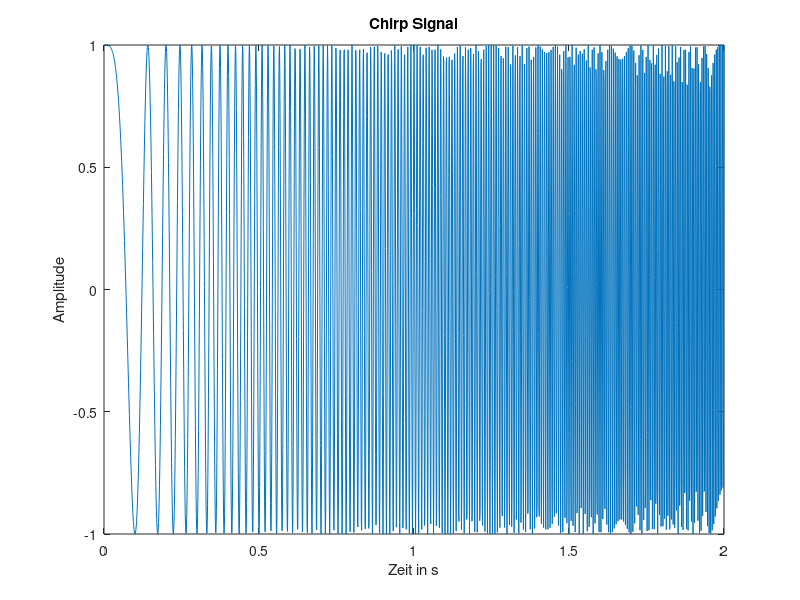

This figure's MATLAB source: (Note: this script raises an error after producing the figure.)
%% Aufgabe 1
t = 0:1/1e3:2;
signal = chirp(t,0,1,100);
figure(1);
plot(t,signal);
xlabel('Zeit in s');
ylabel('Amplitude');
title('Chirp Signal');

figure(2);
spectrogram(signal,hamming(256),250,256,1e3,'yaxis');
title('mit Hamming-Fenster');

figure(3);
spectrogram(signal,hamming(256),100,256,1e3,'yaxis');
title('mit Hamming-Fenster kleinere Ueberlappung');

figure(4);
spectrogram(signal,hamming(512),250,256,1e3,'yaxis');
title('mit groesserem Hamming-Fenster');

figure(5);
spectrogram(signal,hamming(512),500,256,1e3,'yaxis');
title('mit groesserem Hamming-Fenster und groesserem Ueberlappung');

figure(6);
spectrogram(signal,blackman(256),250,256,1e3,'yaxis');
title('mit Blackman-Fenster');

figure(7);
spectrogram(signal,blackman(256),100,256,1e3,'yaxis');
title('mit Blackman-Fenster kleinere Ueberlappung');





